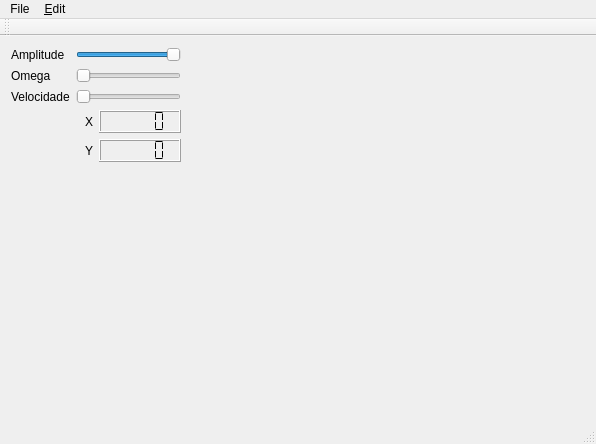
<?xml version="1.0" encoding="UTF-8"?>
<ui version="4.0">
 <class>MainWindow</class>
 <widget class="QMainWindow" name="MainWindow">
  <property name="geometry">
   <rect>
    <x>0</x>
    <y>0</y>
    <width>596</width>
    <height>444</height>
   </rect>
  </property>
  <property name="windowTitle">
   <string>MainWindow</string>
  </property>
  <widget class="QWidget" name="centralWidget">
   <layout class="QHBoxLayout" name="horizontalLayout" stretch="30,70">
    <item>
     <layout class="QVBoxLayout" name="verticalLayout">
      <item>
       <layout class="QGridLayout" name="gridLayout">
        <item row="0" column="0">
         <widget class="QLabel" name="label">
          <property name="text">
           <string>Amplitude</string>
          </property>
         </widget>
        </item>
        <item row="0" column="1">
         <widget class="QSlider" name="horizontalSliderAmp">
          <property name="value">
           <number>99</number>
          </property>
          <property name="orientation">
           <enum>Qt::Horizontal</enum>
          </property>
         </widget>
        </item>
        <item row="1" column="0">
         <widget class="QLabel" name="label_2">
          <property name="text">
           <string>Omega</string>
          </property>
         </widget>
        </item>
        <item row="1" column="1">
         <widget class="QSlider" name="horizontalSliderOmega">
          <property name="orientation">
           <enum>Qt::Horizontal</enum>
          </property>
         </widget>
        </item>
        <item row="2" column="0">
         <widget class="QLabel" name="label_3">
          <property name="text">
           <string>Velocidade</string>
          </property>
         </widget>
        </item>
        <item row="2" column="1">
         <widget class="QSlider" name="horizontalSliderVeloc">
          <property name="orientation">
           <enum>Qt::Horizontal</enum>
          </property>
         </widget>
        </item>
       </layout>
      </item>
      <item>
       <layout class="QGridLayout" name="gridLayout_2">
        <item row="0" column="0">
         <widget class="QLabel" name="label_4">
          <property name="text">
           <string>X</string>
          </property>
          <property name="alignment">
           <set>Qt::AlignRight|Qt::AlignTrailing|Qt::AlignVCenter</set>
          </property>
         </widget>
        </item>
        <item row="0" column="1">
         <widget class="QLCDNumber" name="lcdNumberX">
          <property name="segmentStyle">
           <enum>QLCDNumber::Flat</enum>
          </property>
         </widget>
        </item>
        <item row="1" column="0">
         <widget class="QLabel" name="label_5">
          <property name="text">
           <string>Y</string>
          </property>
          <property name="alignment">
           <set>Qt::AlignRight|Qt::AlignTrailing|Qt::AlignVCenter</set>
          </property>
         </widget>
        </item>
        <item row="1" column="1">
         <widget class="QLCDNumber" name="lcdNumberY">
          <property name="segmentStyle">
           <enum>QLCDNumber::Flat</enum>
          </property>
         </widget>
        </item>
       </layout>
      </item>
      <item>
       <spacer name="verticalSpacer">
        <property name="orientation">
         <enum>Qt::Vertical</enum>
        </property>
        <property name="sizeHint" stdset="0">
         <size>
          <width>20</width>
          <height>40</height>
         </size>
        </property>
       </spacer>
      </item>
     </layout>
    </item>
    <item>
     <widget class="Plotter" name="widgetPlotter" native="true"/>
    </item>
   </layout>
  </widget>
  <widget class="QMenuBar" name="menuBar">
   <property name="geometry">
    <rect>
     <x>0</x>
     <y>0</y>
     <width>596</width>
     <height>19</height>
    </rect>
   </property>
   <widget class="QMenu" name="menuFile">
    <property name="title">
     <string>File</string>
    </property>
    <addaction name="actionAbrirArquivo"/>
    <addaction name="actionQuit"/>
   </widget>
   <widget class="QMenu" name="menu_Edit">
    <property name="title">
     <string>&amp;Edit</string>
    </property>
    <addaction name="actionPreferencias"/>
   </widget>
   <addaction name="menuFile"/>
   <addaction name="menu_Edit"/>
  </widget>
  <widget class="QToolBar" name="mainToolBar">
   <attribute name="toolBarArea">
    <enum>TopToolBarArea</enum>
   </attribute>
   <attribute name="toolBarBreak">
    <bool>false</bool>
   </attribute>
  </widget>
  <widget class="QStatusBar" name="statusBar"/>
  <action name="actionQuit">
   <property name="icon">
    <iconset resource="resources.qrc">
     <normaloff>:/skull</normaloff>:/skull</iconset>
   </property>
   <property name="text">
    <string>Quit</string>
   </property>
  </action>
  <action name="actionAbrirArquivo">
   <property name="text">
    <string>AbrirArquivo</string>
   </property>
  </action>
  <action name="actionPreferencias">
   <property name="text">
    <string>preferencias...</string>
   </property>
  </action>
 </widget>
 <layoutdefault spacing="6" margin="11"/>
 <customwidgets>
  <customwidget>
   <class>Plotter</class>
   <extends>QWidget</extends>
   <header>plotter.h</header>
   <container>1</container>
  </customwidget>
 </customwidgets>
 <resources>
  <include location="resources.qrc"/>
 </resources>
 <connections>
  <connection>
   <sender>actionQuit</sender>
   <signal>triggered()</signal>
   <receiver>MainWindow</receiver>
   <slot>close()</slot>
   <hints>
    <hint type="sourcelabel">
     <x>-1</x>
     <y>-1</y>
    </hint>
    <hint type="destinationlabel">
     <x>256</x>
     <y>172</y>
    </hint>
   </hints>
  </connection>
 </connections>
 <slots>
  <slot>copiaTexto()</slot>
 </slots>
</ui>
